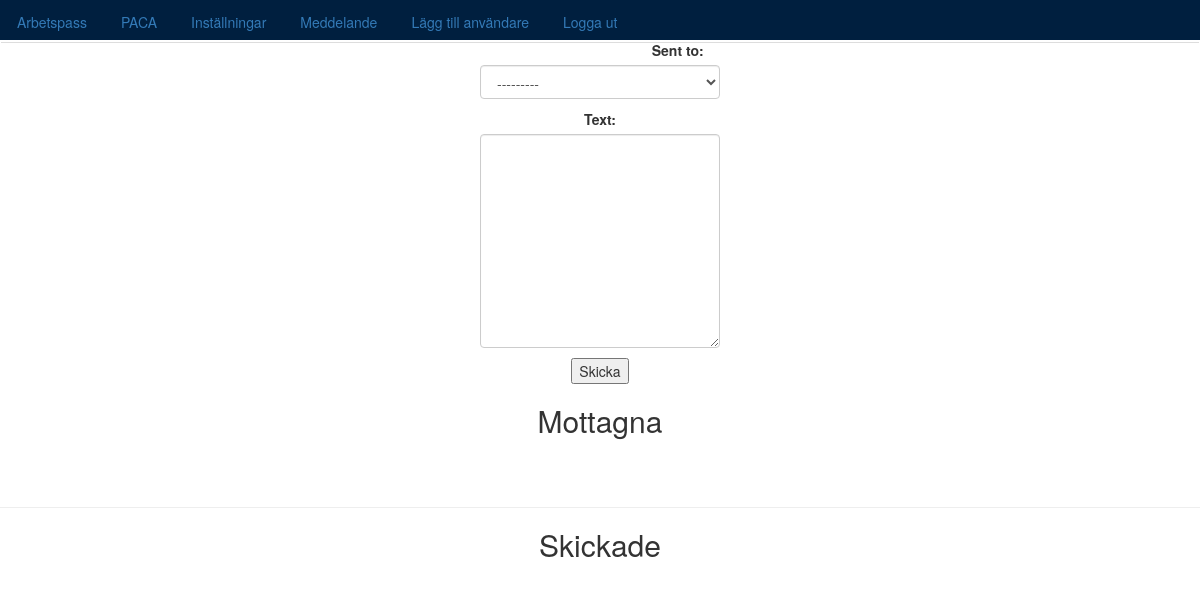
Page /message (signed in) on the earlier database version.
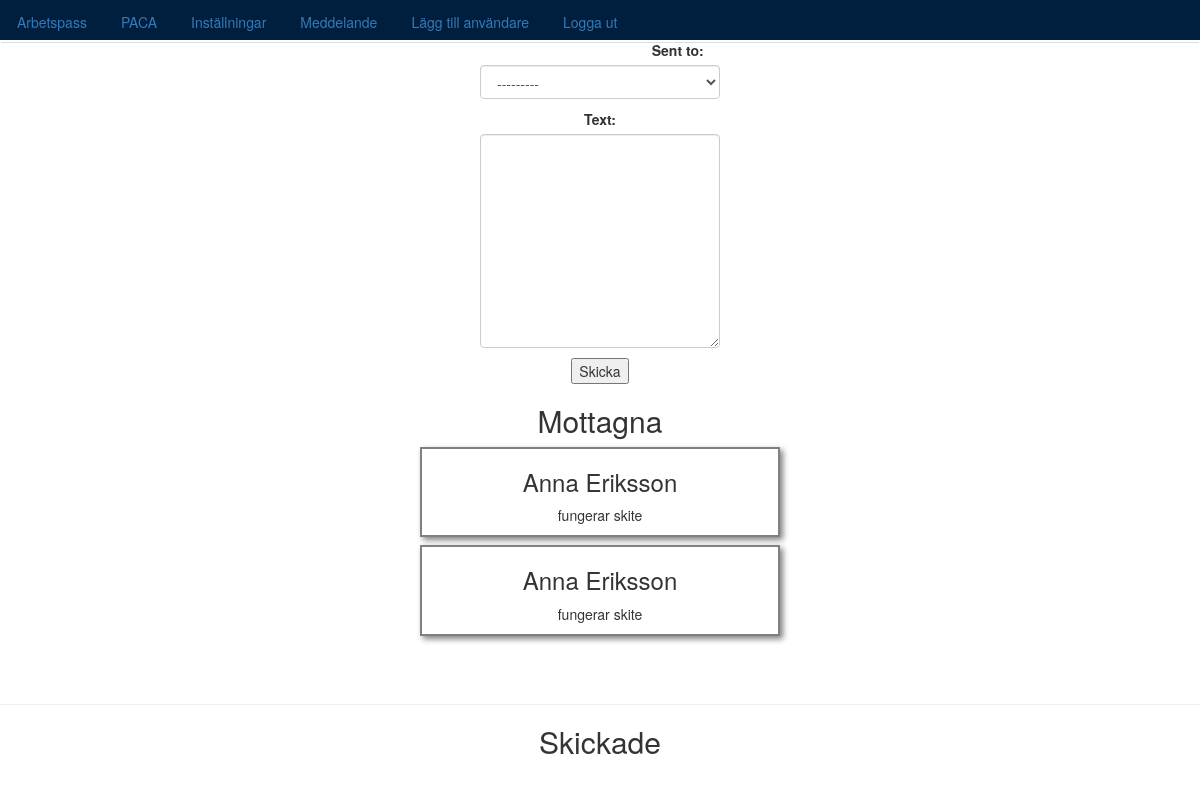
Same page on the later database version.
### paca_app/models.py (models this page shows, shortened)
class Message(models.Model):
    is_read = models.BooleanField(default=False)
    text = models.TextField(max_length=200)
    sent_from = models.ForeignKey('User', on_delete=models.CASCADE, related_name='sent_from')
    sent_to = models.ForeignKey('User', on_delete=models.CASCADE, related_name='sent_to')
    sent_time = models.DateTimeField(auto_now_add=True)

class User(AbstractUser):
    has_logged_in = models.BooleanField(default=False)
    phone = models.CharField(max_length=12)
    first_name = models.CharField(max_length=30)
    last_name = models.CharField(max_length=30)
    username = None
    email = models.EmailField(_('email address'), unique=True)
    USERNAME_FIELD = 'email'
    REQUIRED_FIELDS = []
    objects = UserManager()
    def __str__(self):
        return "{} {}".format(self.first_name, self.last_name)

### paca_app/views.py (the view)
# urls.py: path('message', views.message, name='message'),
@login_required
def message(request):
    form = MessageForm()
    if request.method == 'POST':
        form = MessageForm(request.POST)
        if form.is_valid():
            new_message = form.save(commit=False)
            new_message.sent_from = request.user
            new_message.save()
    messages = Message.objects.filter(sent_to=request.user)
    message_sent = Message.objects.filter(sent_from=request.user)
    return render(request,'message.html',{'form':form,'messages':messages,'message_sent':message_sent})

### paca_app/forms.py
class MessageForm(ModelForm):
    def __init__(self, *args, **kwargs):
        super(MessageForm, self).__init__(*args, **kwargs)
        for visible in self.visible_fields():
            visible.field.widget.attrs['class'] = 'form-control'
    class Meta:
        model = Message
        fields = ['sent_to','text']

### paca_app/templates/message.html (shortened to what this page needs)
{% extends "base.html" %}
    {% block content %}
    <form method="POST" style="width:20vw;margin:auto;"action=" ">
      {{ form.as_p }}
      <input type="submit" value="Skicka">
    </form>
    <h2>Mottagna</h2>
    {% for msg in messages %}
    <div style="margin:0 auto 1vh auto;border:2px solid grey; box-shadow:3px 3px 6px grey;width:30vw;">
      <h3>{{msg.sent_to}}</h3>
      <p>{{msg.text}}</p>
    </div>
    {%endfor %}
    <br/>
    <br/>
    <hr/>
    <h2>Skickade</h2>
  {% endblock %}

Differences in the rows shown:
added Message: sent_to "Anna Eriksson", text "fungerar skite"
added Message: sent_to "Anna Eriksson", text "fungerar skite"
